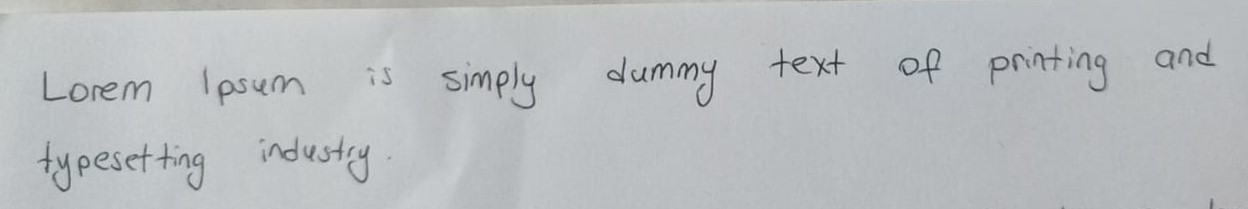
#> input picture imageTextDetection/11.jpg, 1248 x 209 px
$ python s.py
#> lines starting #> are read from the running program, lines starting #| are printed output that depends on the picture; after the words box and inside, x2 and y2 are one past the last pixel; in counts of white or black regions, pixels touching at a corner belong together
import cv2
import easyocr

# Görüntüyü yükle
image_path = '11.jpg'
img = cv2.imread(image_path)
#> img is the input picture: shape (209, 1248, 3); mean B, G, R 191.5, 189.1, 185.7
new_width = 600
new_height = int(img.shape[0] * (new_width / img.shape[1]))
#> new_height = 100
gray = cv2.cvtColor(img, cv2.COLOR_BGR2GRAY)

img = cv2.resize(img, (new_width, new_height))
#> img: shape (100, 600, 3)
blur = cv2.GaussianBlur(gray, (5, 5), 0)

# Kenar belirleme
edges = cv2.Canny(blur, 50, 150)
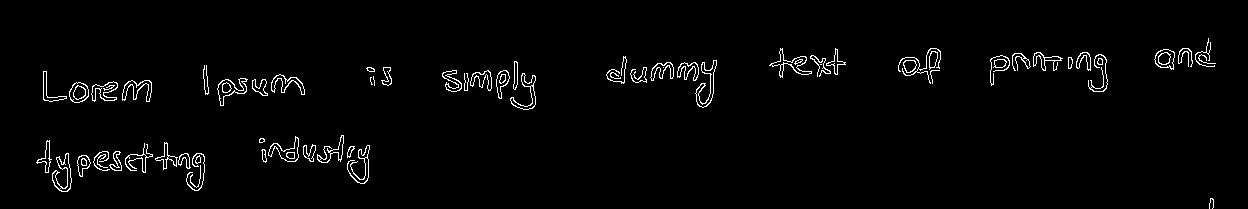
#> edges: shape (209, 1248); 2.2% white in thin lines or dots, all inside (x1, y1, x2, y2) = (36, 38, 1216, 209)

# Kenarları genişletme (dilation)
kernel = cv2.getStructuringElement(cv2.MORPH_RECT, (3, 3))
dilated = cv2.dilate(edges, kernel, iterations=1)
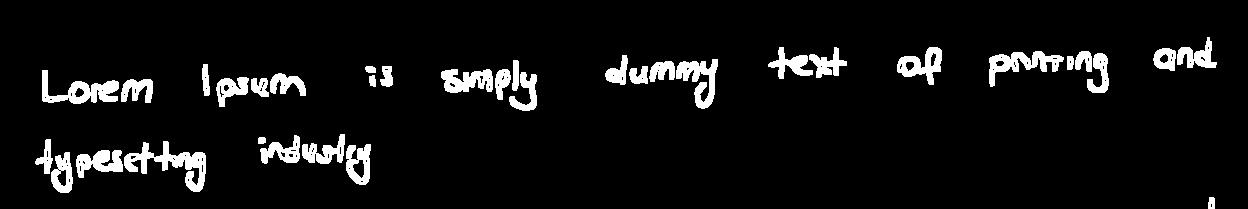
#> dilated: shape (209, 1248); 6.6% white; 35 white regions, largest, box (x1, y1, x2, y2) and area: (124, 141, 206, 192) 1482, (42, 70, 119, 104) 1145, (989, 51, 1064, 87) 1063

# Metin tanıma
#> (the run stopped early here; a loop or call above may not have finished)

$ run again, with imageTextDetection/1.jpg copied over imageTextDetection/11.jpg
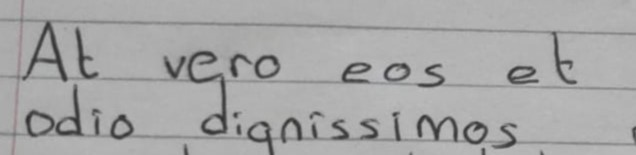
#> input picture imageTextDetection/1.jpg, 636 x 155 px
#> img is the input picture: shape (155, 636, 3); mean B, G, R 166.9, 166.9, 166.9
#> img: shape (146, 600, 3)
#> `edges = cv2.Canny(blur, 50, 150)`:
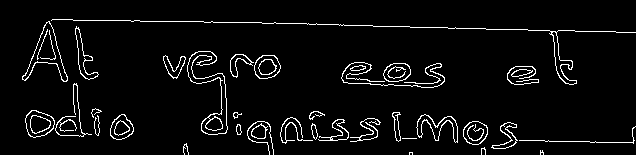
#> edges: shape (155, 636); 4.9% white in thin lines or dots, all inside (x1, y1, x2, y2) = (22, 19, 636, 155)
#> `dilated = cv2.dilate(edges, kernel, iterations=1)`:
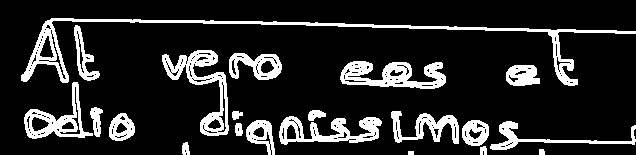
#> dilated: shape (155, 636); 15.4% white; 21 white regions, largest, box (x1, y1, x2, y2) and area: (21, 18, 636, 86) 3330, (162, 50, 229, 136) 1710, (340, 61, 446, 89) 1679

$ run again, with imageTextDetection/10.jpg copied over imageTextDetection/11.jpg
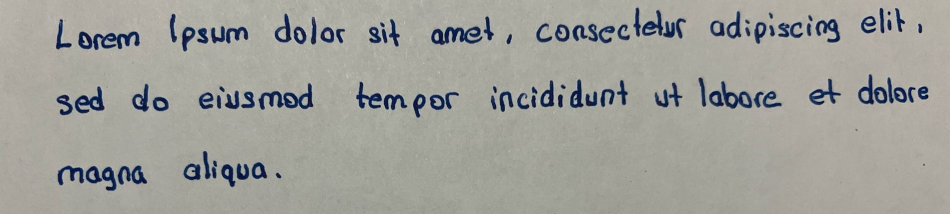
#> input picture imageTextDetection/10.jpg, 1900 x 428 px (shown at 1/2 size)
#> img is the input picture: shape (428, 1900, 3); mean B, G, R 153.6, 159.8, 159.5
#> img: shape (135, 600, 3)
#> `edges = cv2.Canny(blur, 50, 150)`:
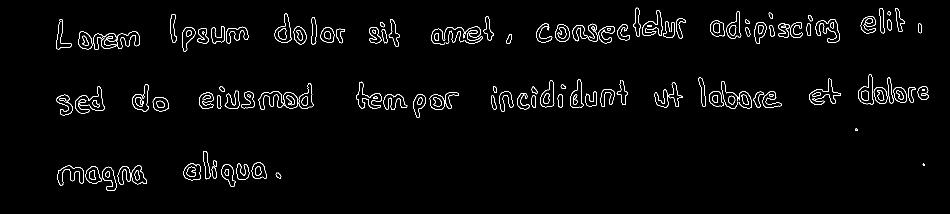
#> edges: shape (428, 1900) (shown at 1/2 size); 2.1% white in thin lines or dots, all inside (x1, y1, x2, y2) = (112, 15, 1857, 382)
#> `dilated = cv2.dilate(edges, kernel, iterations=1)`:
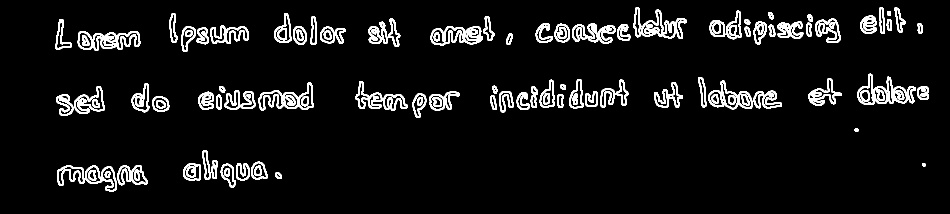
#> dilated: shape (428, 1900) (shown at 1/2 size); 6.6% white; 117 white regions, largest, box (x1, y1, x2, y2) and area: (1715, 147, 1832, 210) 2110, (155, 62, 281, 101) 2047, (861, 52, 966, 91) 1810

$ run again, with imageTextDetection/12.jpg copied over imageTextDetection/11.jpg
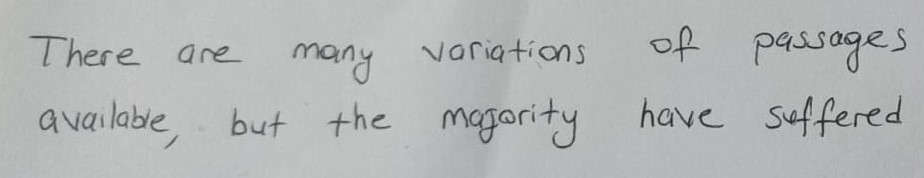
#> input picture imageTextDetection/12.jpg, 924 x 178 px
#> img is the input picture: shape (178, 924, 3); mean B, G, R 182.6, 182.7, 181
#> img: shape (115, 600, 3)
#> `edges = cv2.Canny(blur, 50, 150)`:
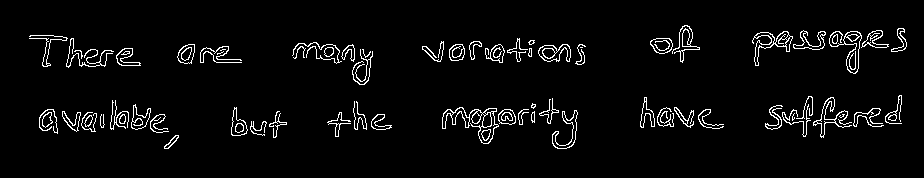
#> edges: shape (178, 924); 4% white in thin lines or dots, all inside (x1, y1, x2, y2) = (29, 25, 907, 149)
#> `dilated = cv2.dilate(edges, kernel, iterations=1)`:
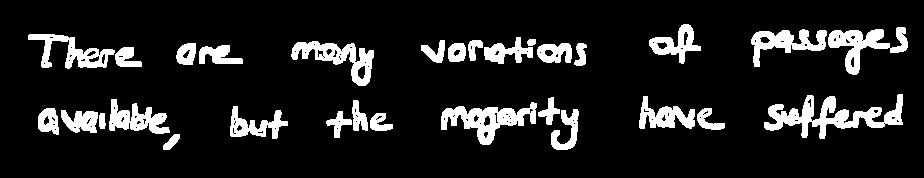
#> dilated: shape (178, 924); 12% white; 30 white regions, largest, box (x1, y1, x2, y2) and area: (764, 94, 903, 139) 2402, (441, 102, 537, 145) 1745, (828, 27, 908, 75) 1472
